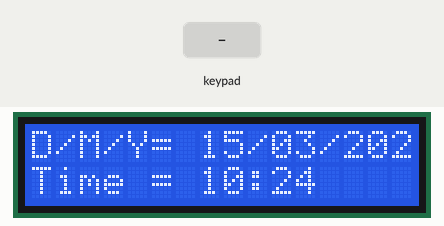
A sketch run on a simulated Arduino Uno, built with avr-gcc and run on an emulated ATmega328P. Shown: 16×2 character LCD. The test bench sets the inputs (shaded band). The local clock reads 2024-03-15 10:24:30 at power-on unless the sketch sets it; what the sketch prints to the serial monitor is not drawn.

Above: at 1.2 s.
1.3 s: key 'B' pressed
At 1.52 s:
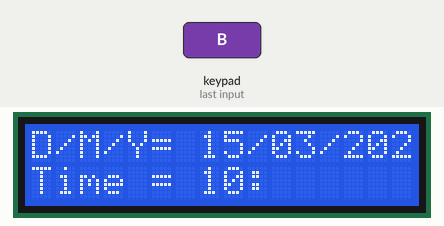
2.8 s: keypad keys 7 6 5 4 D pressed 0.4 s apart
At 4.86 s:
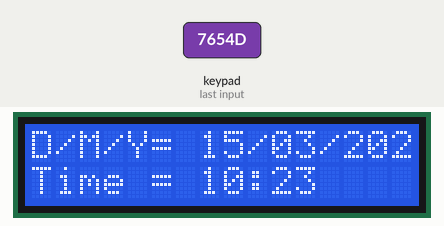
6.3 s: key 'D' pressed
At 6.51 s:
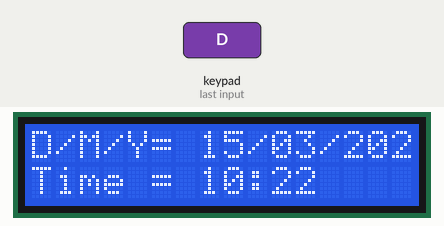
7.8 s: keypad keys 3 2 1 0 D pressed 0.4 s apart
At 9.88 s:
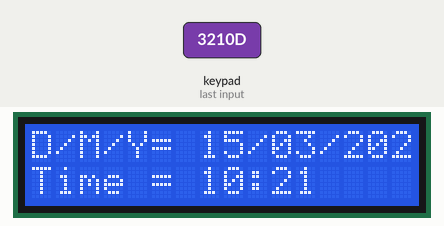
Timing chart, 0 to 11.4 s (numbered marks = the images above; inputs shaded):
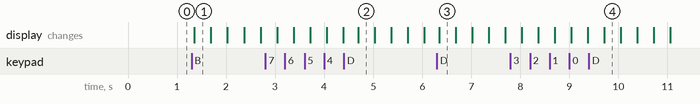

The sketch:

LAB14Checkpoint2.ino
```cpp
#include <LiquidCrystal_I2C.h>
#include <Keypad_I2C.h>
#include <Keypad.h>
#include <Wire.h>
#include <TimeLib.h>
#include <DS1307RTC.h>
#define I2CADDR 0x20
const byte ROWS = 4;
const byte COLS = 4;
char hexaKeys[ROWS][COLS] = {
 {'1','2','3','A'},
 {'4','5','6','B'},
 {'7','8','9','C'},
 {'*','0','#','D'}
};

byte rowPins[ROWS] = {7, 6, 5, 4};
byte colPins[COLS] = {3, 2, 1, 0};
unsigned long last_time;
bool blink_txt;
LiquidCrystal_I2C lcd(0x3f, 16, 2); //Module IIC/I2C Interface บางรุFนอาจจะใชN 0x3f
Keypad_I2C keypad( makeKeymap(hexaKeys), rowPins, colPins, ROWS, COLS, I2CADDR);
tmElements_t tm; //for DS1307
int Hour, Minute;

void print2digit(int val){
  if(val < 10 && val >= 0)
     lcd.print(0);
  lcd.print(val);
}

void setup()
{
 Serial.begin(38400);
 Wire.begin();
 keypad.begin();
 lcd.init();
 lcd.backlight(); // เปิด backlight
 lcd.home();

}
unsigned int digit;
bool flag = false;
bool blink_tx = false;
void loop()
{
  char key = keypad.getKey();
    if(key == 'B'){
      Serial.println("B");
      digit = !digit;
      flag = true;
    }else if(key == 'C'){
      if(!digit)
        Hour < 23 ? Hour++ : Hour = 0;
      else
        Minute < 59 ? Minute++ : Minute = 0;
    }else if(key == 'D'){
      if(!digit)
        Hour > 0 ? Hour-- : Hour = 23;
      else
        Minute > 0 ? Minute-- : Minute = 59;
    }else if(key == '#'){
      tm.Hour = Hour;
      tm.Minute = Minute;
      RTC.write(tm);
      flag = false;
    }
  if(RTC.read(tm)){
    lcd.setCursor(0,0);
    lcd.print("D/M/Y= ");
    lcd.print(tm.Day);
    lcd.print("/");
    print2digit(tm.Month);
    lcd.print("/");
    lcd.print(tmYearToCalendar(tm.Year));
    lcd.setCursor(0, 1);
    lcd.print("Time = ");
    if(flag){
      if((millis() - last_time) > 1000){
        blink_tx = !blink_tx;
      }
      if(!digit){
        if(blink_tx)
          lcd.print("  ");
        else
          print2digit(Hour);
        lcd.print(":");
        print2digit(Minute);
      }else{
        print2digit(Hour);
        lcd.print(":");
        if(blink_tx)
          lcd.print("  ");
        else
          print2digit(Minute);
      }
    }else{
      Hour = tm.Hour;
      Minute = tm.Minute;
      print2digit(Hour);
      lcd.print(":");
      print2digit(Minute);
    }
  }
}
```

Measured:
- after the input at 1.3 s, the display: changes after 0.06 s (image 1)
- after the input at 2.8 s, the display: first differs from a run without the input after 1.9 s (image 2)
- after the input at 6.3 s, the display: changes after 0.05 s (image 3)
- after the input at 7.8 s, the display: first differs from a run without the input after 1.9 s (image 4)
